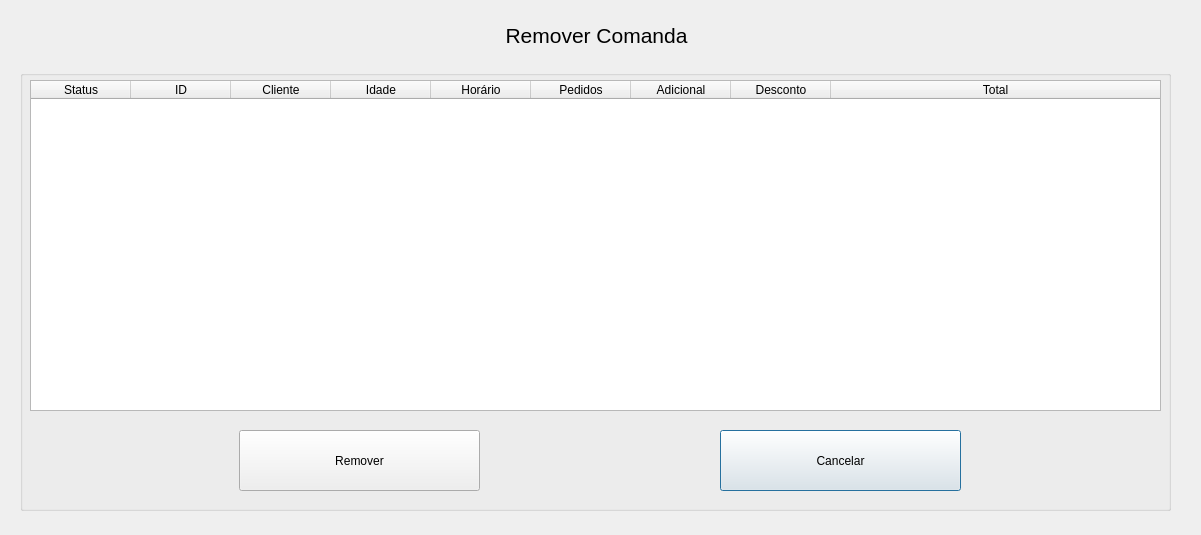
<?xml version="1.0" encoding="UTF-8"?>
<ui version="4.0">
 <class>DeleteOrderPaper</class>
 <widget class="QDialog" name="DeleteOrderPaper">
  <property name="geometry">
   <rect>
    <x>0</x>
    <y>0</y>
    <width>1201</width>
    <height>535</height>
   </rect>
  </property>
  <property name="windowTitle">
   <string>Remover Comanda | Sistema de Controles de Comanda</string>
  </property>
  <widget class="QLabel" name="label_orderPaperDeleteTitle">
   <property name="geometry">
    <rect>
     <x>21</x>
     <y>20</y>
     <width>1151</width>
     <height>31</height>
    </rect>
   </property>
   <property name="font">
    <font>
     <pointsize>16</pointsize>
    </font>
   </property>
   <property name="text">
    <string>Remover Comanda</string>
   </property>
   <property name="alignment">
    <set>Qt::AlignCenter</set>
   </property>
  </widget>
  <widget class="QGroupBox" name="groupBox_orderPaperDelete">
   <property name="geometry">
    <rect>
     <x>20</x>
     <y>70</y>
     <width>1151</width>
     <height>441</height>
    </rect>
   </property>
   <property name="title">
    <string/>
   </property>
   <widget class="QPushButton" name="pushButton_orderPaperDeleteCancel">
    <property name="geometry">
     <rect>
      <x>700</x>
      <y>360</y>
      <width>241</width>
      <height>61</height>
     </rect>
    </property>
    <property name="text">
     <string>Cancelar</string>
    </property>
   </widget>
   <widget class="QPushButton" name="pushButton_orderPaperDelete">
    <property name="geometry">
     <rect>
      <x>219</x>
      <y>360</y>
      <width>241</width>
      <height>61</height>
     </rect>
    </property>
    <property name="text">
     <string>Remover</string>
    </property>
   </widget>
   <widget class="QTableWidget" name="tableWidget_orderPaperFindShow">
    <property name="geometry">
     <rect>
      <x>10</x>
      <y>10</y>
      <width>1131</width>
      <height>331</height>
     </rect>
    </property>
    <property name="sizeAdjustPolicy">
     <enum>QAbstractScrollArea::AdjustIgnored</enum>
    </property>
    <property name="editTriggers">
     <set>QAbstractItemView::NoEditTriggers</set>
    </property>
    <property name="dragDropMode">
     <enum>QAbstractItemView::NoDragDrop</enum>
    </property>
    <property name="showGrid">
     <bool>true</bool>
    </property>
    <attribute name="horizontalHeaderVisible">
     <bool>true</bool>
    </attribute>
    <attribute name="horizontalHeaderStretchLastSection">
     <bool>true</bool>
    </attribute>
    <attribute name="verticalHeaderVisible">
     <bool>false</bool>
    </attribute>
    <column>
     <property name="text">
      <string>Status</string>
     </property>
    </column>
    <column>
     <property name="text">
      <string>ID</string>
     </property>
    </column>
    <column>
     <property name="text">
      <string>Cliente</string>
     </property>
    </column>
    <column>
     <property name="text">
      <string>Idade</string>
     </property>
    </column>
    <column>
     <property name="text">
      <string>Horário</string>
     </property>
    </column>
    <column>
     <property name="text">
      <string>Pedidos</string>
     </property>
    </column>
    <column>
     <property name="text">
      <string>Adicional</string>
     </property>
    </column>
    <column>
     <property name="text">
      <string>Desconto</string>
     </property>
    </column>
    <column>
     <property name="text">
      <string>Total</string>
     </property>
    </column>
   </widget>
  </widget>
 </widget>
 <resources/>
 <connections/>
</ui>
